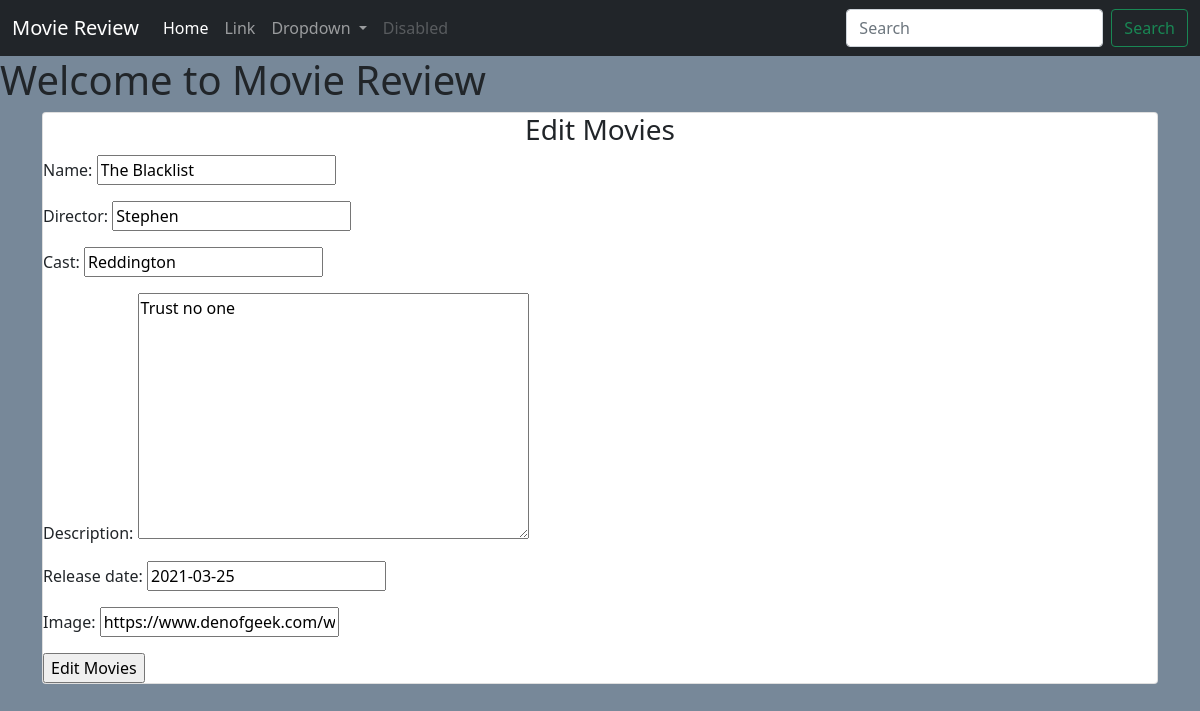
The app's page /editmovies/1/, older data.
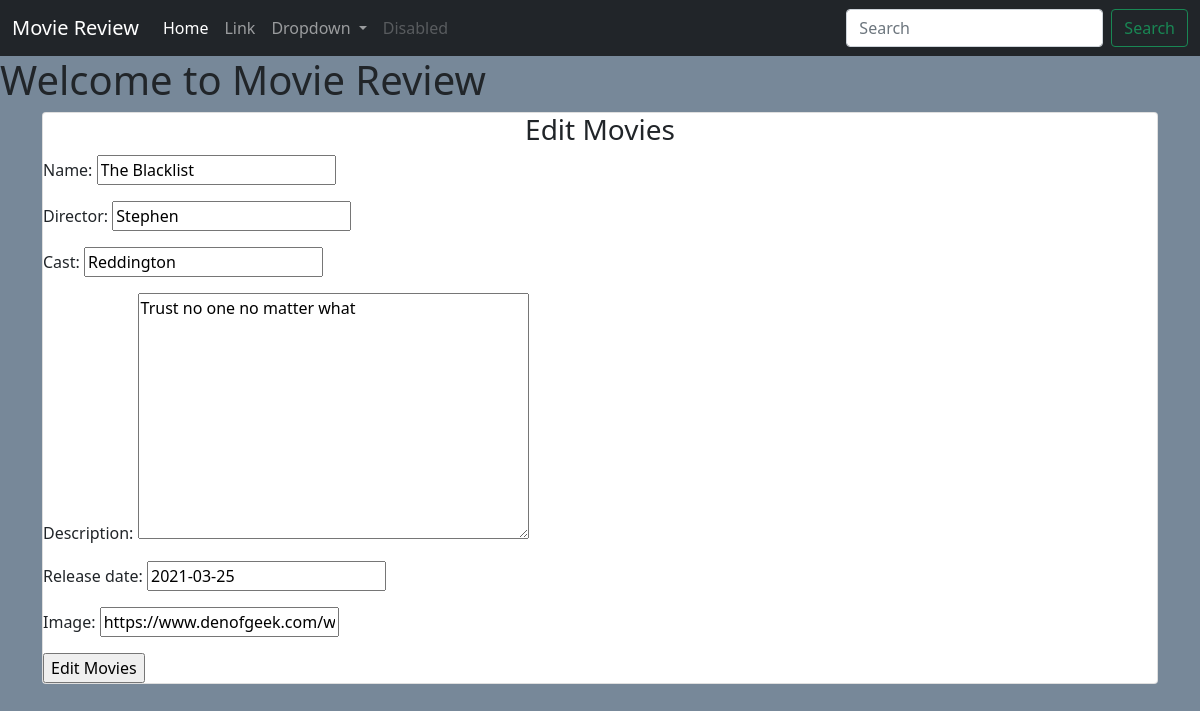
The same page, newer data.
### main/models.py (models this page shows, shortened)
class Movie(models.Model):
    name = models.CharField(max_length=250)
    director = models.CharField(max_length=100)
    cast = models.CharField(max_length=1000)
    description = models.TextField(max_length=6000)
    release_date = models.DateField()
    averageRating = models.FloatField(default=0)
    image = models.URLField(default=None, null=True)

### main/views.py (the view)
# urls.py: path('editmovies/<int:id>/', views.edit_movies, name='edit_movies'),
def edit_movies(request, id):
    movie = Movie.objects.get(id=id)
    if request.method == 'POST':
        form = MovieForm(request.POST or None, instance=movie)
        if form.is_valid():
            data = form.save(commit=False)
            data.save()
            return redirect("main:details", id)
    else:
        form = MovieForm(instance=movie)
    return render(request,'main/addmovies.html', {"form": form, "controller":"Edit Movies"})

### main/forms.py
class MovieForm(forms.ModelForm):
    class Meta:
        model = Movie
        fields = ('name', 'director', 'cast', 'description', 'release_date', 'image')

### main/templates/main/addmovies.html (shortened to what this page needs)
{% extends 'main/base.html' %}
{% block content %}
<div class="container">
    <div class="card">
       <div class="card-content">
          <h3 class="text-center">{{ controller }}</h3>
          <form action="" method="POST">
            {{form.as_p}}
            <input type="submit" value="{{controller}}" />
          </form>
       </div>
    </div>
</div>
{% endblock %}

Row changes from the older to the newer data that the page shows:
changed Movie "The Blacklist": description "Trust no one" → "Trust no one no matter what"
